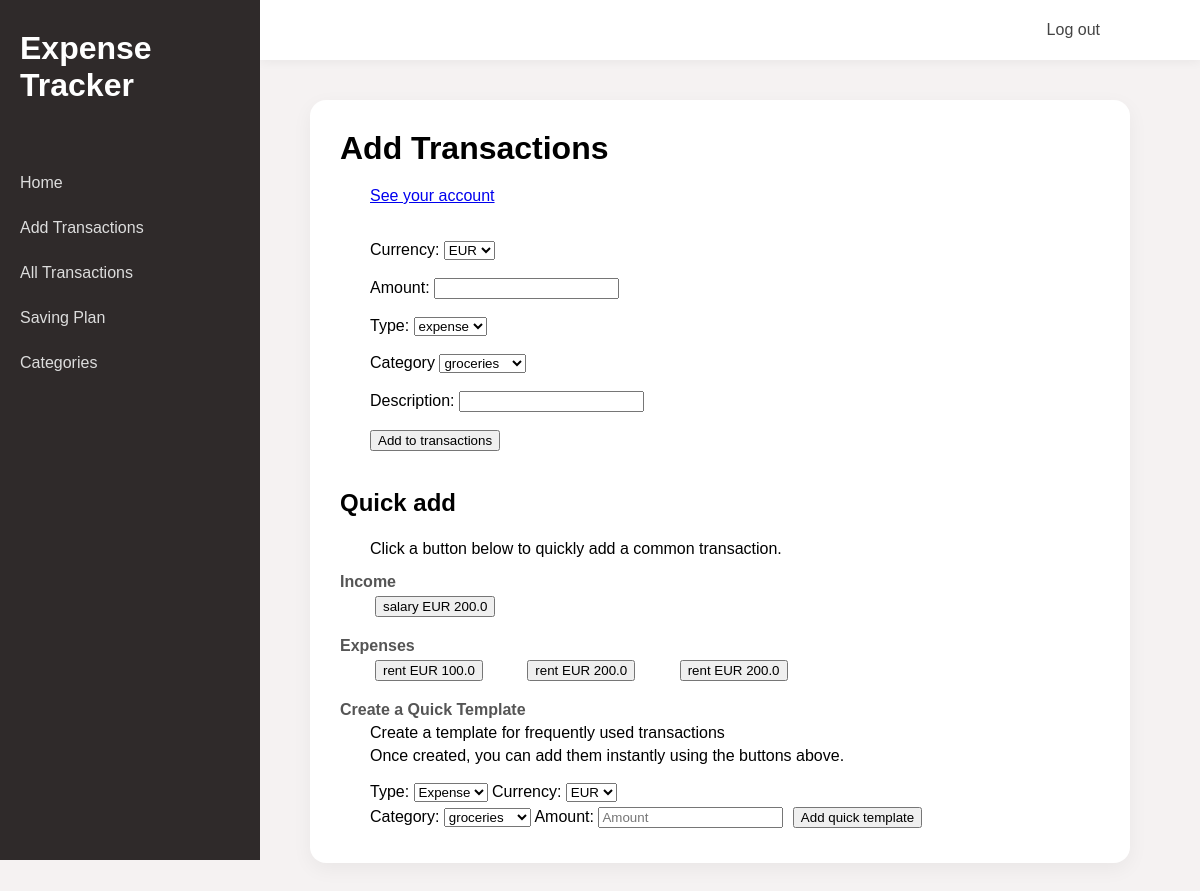
Page /add_transactions (signed in) on the committed database.
### tables this page shows
CREATE TABLE quick
(
    id INTEGER PRIMARY KEY AUTOINCREMENT,
    user_id TEXT NOT NULL,
    currency TEXT NOT NULL,
    amount REAL NOT NULL,
    type TEXT NOT NULL,
    category TEXT NOT NULL
);

### app.py (the view, shortened to what this page needs)
@app.route("/add_transactions", methods=["GET", "POST"])
@login_required
def add_transactions():
    form = TransactionForm()
    db = get_db()
    categories = db.execute("""SELECT name FROM categories
                            WHERE user_id = ?
                            """, (session["user_id"],)).fetchall()
    form.category.choices = [(c["name"], c["name"]) for c in categories]
    quicks = db.execute("""SELECT * FROM quick
                           WHERE user_id = ?
                           """, (session["user_id"],)).fetchall()
    return render_template("add_transactions.html", form=form, categories=categories, quicks=quicks)

### forms.py
class TransactionForm(FlaskForm):
    currency = SelectField("Currency: ", choices=["EUR","CNY"], default="EUR")
    amount = FloatField("Amount: ", validators=[InputRequired()])
    type = SelectField("Type: ", choices=["income","expense"], default="expense")
    category = SelectField("Category: ", choices=[])
    description = StringField("Description: ")
    submit = SubmitField("Add to transactions")

### app.py (called while the page is built)
@app.before_request
def load_logged_in_user():
    g.user = session.get("user_id", None)

def login_required(view):
    @wraps(view)
    def wrapped_view(*args, **kwargs):
        if g.user is None:
            return redirect(url_for("login", next=request.url))
        return view(*args, **kwargs)
    return wrapped_view

### database.py (called while the page is built)
def get_db():
    if "db" not in g:
        g.db = sqlite3.connect(DATABASE,
            detect_types=sqlite3.PARSE_DECLTYPES
        )
        g.db.row_factory = sqlite3.Row
    return g.db

### templates/add_transactions.html (shortened to what this page needs)
{% extends "base.html" %}
{% block main_content %}
<h1>Add Transactions</h1>
<p>
    <a href="{{ url_for('personal') }}">See your account</a>
</p>
<br>
<br>
<form action="" method="post" novalidate>
    {{ form.currency.label }}
    {{ form.currency() }}
    <br>
    <br>
    {{ form.amount.label }}
    {{ form.amount() }}
    <br>
    <br>
    {{ form.type.label }}
    {{ form.type(onchange="this.form.submit()") }}
    <br>
    <br>
    <label>Category</label>
    <select name="category">
        {% for c in categories %}
        <option value="{{ c.name }}">{{ c.name }}</option>
        {% endfor %}
    </select>
    <br>
    <br>
    {{ form.description.label }}
    {{ form.description() }}
    <br>
    <br>
    {{ form.submit() }}
</form>
<br>
<div class="quick-section">
    <h2>Quick add</h2>
    <br>
    <p>Click a button below to quickly add a common transaction.</p>
    {% if quicks %}
    <h4>Income</h4>
    {% for q in quicks %}
    {% if q.type == "income" %}
    <form action="{{ url_for('quick_add', template_id=q.id)}}" method="post" style="display: inline;">
        <button type="submit">{{ q.category }} {{ q.currency }} {{ q.amount }}</button>
    </form>
    {% endif %}
    {% endfor %}
    <h4>Expenses</h4>
    {% for q in quicks %}
    {% if q.type == "expense" %}
    <form action="{{ url_for('quick_add', template_id=q.id)}}" method="post" style="display: inline;">
        <button type="submit">{{ q.category }} {{ q.currency }} {{ q.amount }}</button>
    </form>
    {% endif %}
    {% endfor %}
    {% else %}
    <p>No quick templates yet.</p>
    {% endif %}
    <br>
    <h4>Create a Quick Template</h4>
    <p>Create a template for frequently used transactions</p>
    <p>Once created, you can add them instantly using the buttons above.</p>
    <br>
    <form action="{{ url_for('add_template') }}" method="post">
        <label for="type">Type: </label>
        <select name="type" required>
            <option value="expense">Expense</option>
        </select>
        <label for="currency"> Currency: </label>
        <select name="currency" required>
            <option value="EUR">EUR</option>
        </select>
        <br>
        <label for="category"> Category: </label>
        <select name="category" required>
            {% for c in categories %}
            <option value="{{ c.name }}">{{ c.name }}</option>
            {% endfor %}
        </select>
        <label for="amount"> Amount: </label>
        <input type="number" step="1" name="amount" placeholder="Amount" required>
        <button type="submit">Add quick template</button>
    </form>
</div>
{% endblock %}

### static/styles.css (style rules this page uses)
* { margin: 0; font-family: sans-serif; }
html { background-color: #f5f2f2; }
h1 { font-size: 32px; margin-bottom: 20px; }
h2 { font-size: 24px; margin-top: 20px; }
h4 { font-size: 16px; margin-top: 15px; color: #555; }
button { margin: 5px; }
.quick-section { margin-top: 20px; }
p { margin-left: 30px; margin-top: 5px; }
form { margin-left: 30px; }

### rows in the picture
quick: category "salary", currency "EUR", amount "200.0"
quick: category "rent", currency "EUR", amount "100.0"
quick: category "rent", currency "EUR", amount "200.0"
quick: category "rent", currency "EUR", amount "200.0"

### other values in the picture
form field category "groceries"
